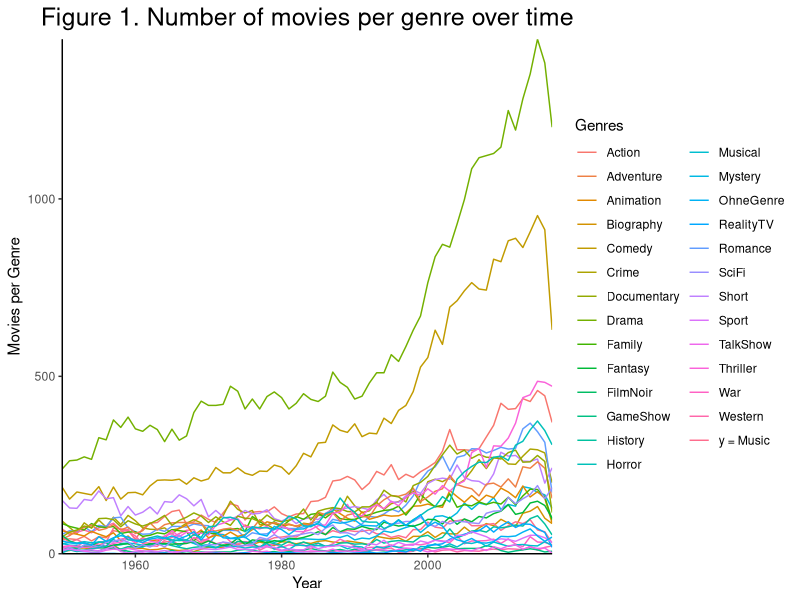

Write the R code that produced this figure.
setwd('C:/Users/shyla/Desktop/Studium/TH/2Sem/DIS08/assignement2/dis08-assignment-2-thegreenhorns')
genres=read.csv("Exercise02.Bonus.FilmgenresSwitched.csv")

library(ggplot2)
library(RColorBrewer)

getPalette = colorRampPalette(brewer.pal(9, "Set1"))

ggplot(genres, aes(x=Year)) + 
  geom_line(aes(y = Comedy, colour = "Comedy")) + 
  geom_line(aes(y = Drama, colour = "Drama")) +
  geom_line(aes(y = Action, colour = "Action")) +
  geom_line(aes(y = Biography, colour = "Biography")) +
  geom_line(aes(y = Crime, colour = "Crime")) +
  geom_line(aes(y = Music, colour = "y = Music")) +
  geom_line(aes(y = Western, colour = "Western")) +
  geom_line(aes(y = Romance, colour = "Romance")) +
  geom_line(aes(y = Mystery, colour = "Mystery")) +
  geom_line(aes(y = Animation, colour = "Animation")) +
  geom_line(aes(y = Short, colour = "Short")) +
  geom_line(aes(y = Family, colour = "Family")) +
  geom_line(aes(y = Adventure, colour = "Adventure")) +
  geom_line(aes(y = GameShow, colour = "GameShow")) +
  geom_line(aes(y = War, colour = "War")) +
  geom_line(aes(y = History, colour = "History")) +
  geom_line(aes(y = Documentary, colour = "Documentary")) +
  geom_line(aes(y = FilmNoir, colour = "FilmNoir")) +
  geom_line(aes(y = Musical, colour = "Musical")) +
  geom_line(aes(y = Fantasy, colour = "Fantasy")) +
  geom_line(aes(y = Thriller, colour = "Thriller")) +
  geom_line(aes(y = TalkShow, colour = "TalkShow")) +
  geom_line(aes(y = SciFi, colour = "SciFi")) +
  geom_line(aes(y = Horror, colour = "Horror")) +
  geom_line(aes(y = RealityTV, colour = "RealityTV")) +
  geom_line(aes(y = Sport, colour = "Sport")) +
  geom_line(aes(y = OhneGenre, colour = "OhneGenre"))+
  scale_fill_manual(values = getPalette(27))+
  labs(
    x = "Year",
    y = "Movies per Genre",
    color = "Genres",
    title = "Figure 1. Number of movies per genre over time")+ 
  scale_x_continuous(expand = c(0,0))+scale_y_continuous(expand = c(0,0))+
  theme_bw() + 
  theme(panel.border = element_blank(), panel.grid.major = element_blank(),
                     panel.grid.minor = element_blank(), axis.line = element_line(colour = "black"))+
  theme(plot.title = element_text(hjust = 0.5, size=18))





